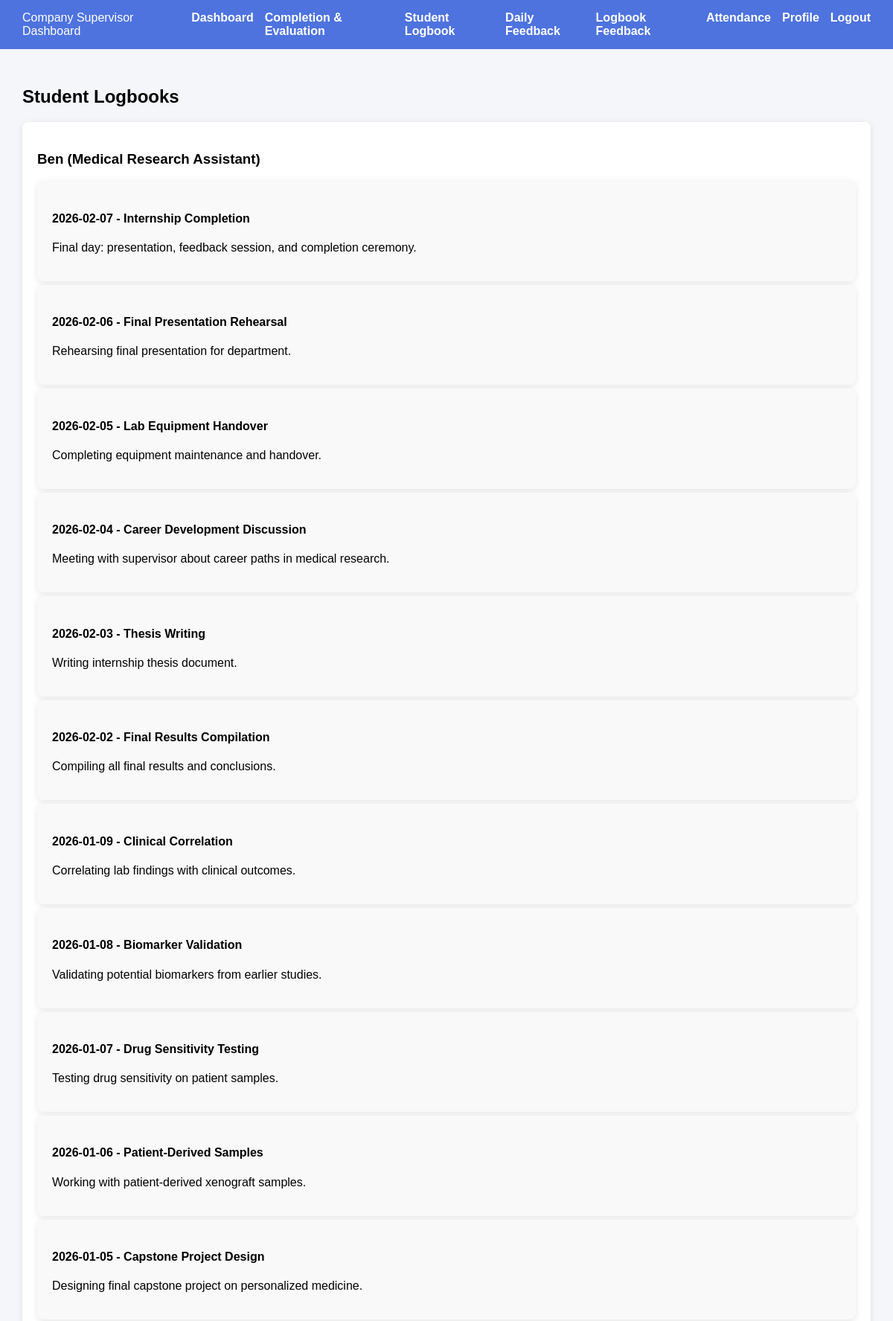
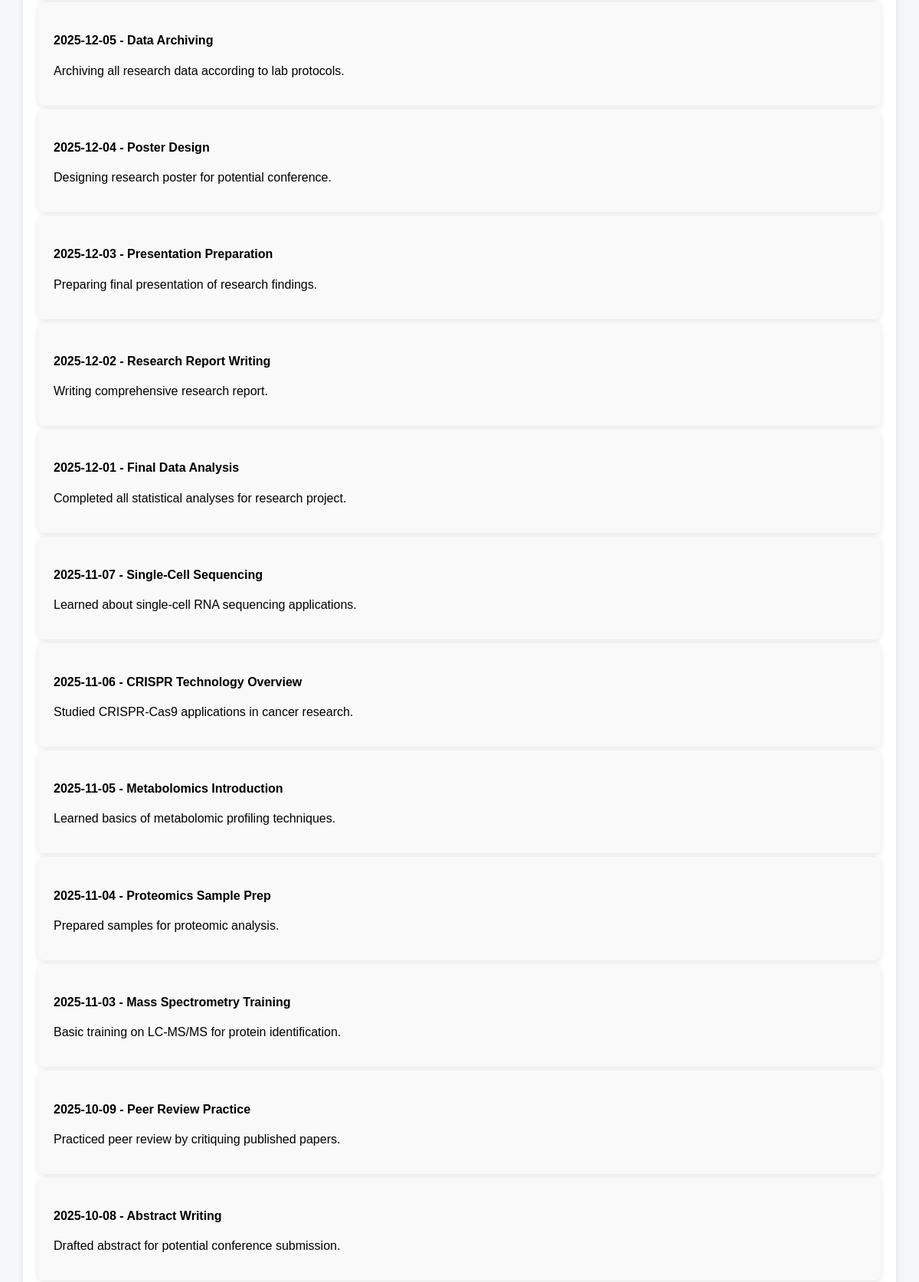
/dashboard/company_logbook.php (signed in, upper part), run on the app's committed database (2 pictures, top to bottom).
### tables this page shows
CREATE TABLE `internships` (
  `id` int(11) NOT NULL,
  `company_id` int(11) NOT NULL,
  `title` varchar(100) NOT NULL,
  `description` text NOT NULL,
  `location` varchar(100) DEFAULT NULL,
  `duration` varchar(50) DEFAULT NULL,
  `created_at` timestamp NOT NULL DEFAULT current_timestamp(),
  `faculty` enum('FCI','FCM','FIST','FOM') NOT NULL
);

CREATE TABLE `users` (
  `id` int(11) NOT NULL,
  `name` varchar(100) NOT NULL,
  `email` varchar(100) NOT NULL,
  `password` varchar(255) NOT NULL,
  `role` enum('student','company','academic','admin') NOT NULL,
  `created_at` timestamp NOT NULL DEFAULT current_timestamp(),
  `academic_supervisor_id` int(11) DEFAULT NULL,
  `faculty` enum('FCI','FCM','FIST','FOM') DEFAULT NULL
);

CREATE TABLE `logbook` (
  `id` int(11) NOT NULL,
  `student_id` int(11) NOT NULL,
  `internship_id` int(11) NOT NULL,
  `log_date` date NOT NULL,
  `title` varchar(255) NOT NULL,
  `content` text NOT NULL,
  `created_at` timestamp NOT NULL DEFAULT current_timestamp()
);

### dashboard/company_logbook.php (the view, shortened to what this page needs)
<?php
include("../config/db.php");
$company_id = $_SESSION['user_id'];
?>
<!DOCTYPE html>
<html>
<head>
    <link rel="stylesheet" href="../assets/dashboard.css">
</head>
<body>
<div class="navbar">
    <div>Company Supervisor Dashboard</div>
    <a href="company.php">Dashboard</a>
    <a href="company_complete.php">Completion & Evaluation</a>
    <a href="company_logbook.php">Student Logbook</a>
    <a href="company_feedback.php">Daily Feedback</a>
    <a href="company_logbook_feedback.php">Logbook Feedback</a>
    <a href="company_attendance.php">Attendance</a>
    <a href="profile.php">Profile</a>
    <a href="../auth/logout.php">Logout</a>
</div>
<div class="container">
<h2>Student Logbooks</h2>
<?php
$stmt = $conn->prepare(
    "SELECT users.id AS student_id, users.name AS student_name, internships.id AS internship_id, internships.title AS internship_title
     FROM student_internships
     JOIN users ON student_internships.student_id = users.id
     JOIN internships ON student_internships.internship_id = internships.id
     WHERE internships.company_id = ? AND student_internships.status IN ('in_progress','completed')
     ORDER BY users.name"
);
$stmt->bind_param("i", $company_id);
$stmt->execute();
$students = $stmt->get_result();
if ($students->num_rows > 0):
    while ($s = $students->fetch_assoc()):
?>
<div class="card">
    <h3><?= htmlspecialchars($s['student_name']) ?> (<?= htmlspecialchars($s['internship_title']) ?>)</h3>
    <?php
    $logs = $conn->prepare(
        "SELECT * FROM logbook
         WHERE student_id = ? AND internship_id = ?
         ORDER BY log_date DESC"
    );
    $logs->bind_param("ii", $s['student_id'], $s['internship_id']);
    $logs->execute();
    $logResult = $logs->get_result();
    if ($logResult->num_rows > 0):
        while ($log = $logResult->fetch_assoc()):
    ?>
        <div class="card" style="background:#f9f9f9; margin:5px 0;">
            <h4><?= htmlspecialchars($log['log_date']) ?> - <?= htmlspecialchars($log['title']) ?></h4>
            <p><?= nl2br(htmlspecialchars($log['content'])) ?></p>
        </div>
    <?php
        endwhile;
    else:
        echo "<p><i>No logs yet.</i></p>";
    endif;
    ?>
</div>
<?php
    endwhile;
else:
    echo "<p><i>No interns available.</i></p>";
endif;
?>
</div>
</body>
</html>

### assets/dashboard.css (style rules this page uses)
body { margin: 0; font-family: Arial, sans-serif; background: #f4f6f9; }
.navbar { background: #4e73df; padding: 15px 30px; color: white; display: flex; justify-content: space-between; }
.navbar a { color: white; text-decoration: none; font-weight: bold; margin-left: 15px; }
.container { padding: 30px; }
.card { background: white; padding: 20px; border-radius: 8px; margin-bottom: 20px; box-shadow: 0 2px 8px rgba(0,0,0,0.1); }

### data on the page
internships: users.name "Ben", title "Medical Research Assistant"
logbook: log_date "2026-02-07", title "Internship Completion", content "Final day: presentation, feedback session, and completion ceremony."
logbook: log_date "2026-02-06", title "Final Presentation Rehearsal", content "Rehearsing final presentation for department."
logbook: log_date "2026-02-05", title "Lab Equipment Handover", content "Completing equipment maintenance and handover."
logbook: log_date "2026-02-04", title "Career Development Discussion", content "Meeting with supervisor about career paths in medical research."
logbook: log_date "2026-02-03", title "Thesis Writing", content "Writing internship thesis document."
logbook: log_date "2026-02-02", title "Final Results Compilation", content "Compiling all final results and conclusions."
logbook: log_date "2026-01-09", title "Clinical Correlation", content "Correlating lab findings with clinical outcomes."
logbook: log_date "2026-01-08", title "Biomarker Validation", content "Validating potential biomarkers from earlier studies."
logbook: log_date "2026-01-07", title "Drug Sensitivity Testing", content "Testing drug sensitivity on patient samples."
logbook: log_date "2026-01-06", title "Patient-Derived Samples", content "Working with patient-derived xenograft samples."
logbook: log_date "2026-01-05", title "Capstone Project Design", content "Designing final capstone project on personalized medicine."
logbook: log_date "2025-12-05", title "Data Archiving", content "Archiving all research data according to lab protocols."
logbook: log_date "2025-12-04", title "Poster Design", content "Designing research poster for potential conference."
logbook: log_date "2025-12-03", title "Presentation Preparation", content "Preparing final presentation of research findings."
logbook: log_date "2025-12-02", title "Research Report Writing", content "Writing comprehensive research report."
logbook: log_date "2025-12-01", title "Final Data Analysis", content "Completed all statistical analyses for research project."
logbook: log_date "2025-11-07", title "Single-Cell Sequencing", content "Learned about single-cell RNA sequencing applications."
logbook: log_date "2025-11-06", title "CRISPR Technology Overview", content "Studied CRISPR-Cas9 applications in cancer research."
logbook: log_date "2025-11-05", title "Metabolomics Introduction", content "Learned basics of metabolomic profiling techniques."
logbook: log_date "2025-11-04", title "Proteomics Sample Prep", content "Prepared samples for proteomic analysis."
logbook: log_date "2025-11-03", title "Mass Spectrometry Training", content "Basic training on LC-MS/MS for protein identification."
logbook: log_date "2025-10-09", title "Peer Review Practice", content "Practiced peer review by critiquing published papers."
logbook: log_date "2025-10-08", title "Abstract Writing", content "Drafted abstract for potential conference submission."
